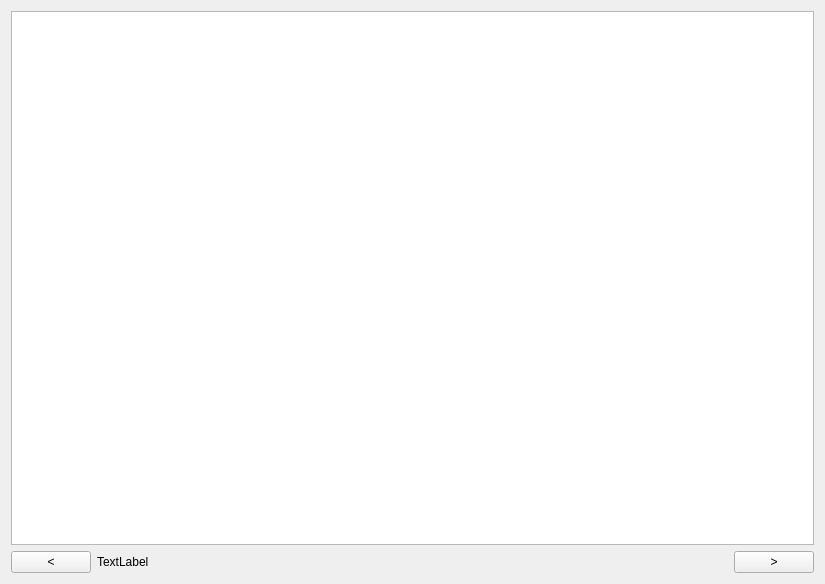
<?xml version="1.0" encoding="UTF-8"?>
<ui version="4.0">
 <class>Form</class>
 <widget class="QWidget" name="Form">
  <property name="geometry">
   <rect>
    <x>0</x>
    <y>0</y>
    <width>825</width>
    <height>584</height>
   </rect>
  </property>
  <property name="windowTitle">
   <string>Form</string>
  </property>
  <layout class="QGridLayout" name="gridLayout">
   <item row="1" column="0">
    <widget class="QPushButton" name="button_previous">
     <property name="sizePolicy">
      <sizepolicy hsizetype="Maximum" vsizetype="Fixed">
       <horstretch>0</horstretch>
       <verstretch>0</verstretch>
      </sizepolicy>
     </property>
     <property name="text">
      <string>&lt;</string>
     </property>
    </widget>
   </item>
   <item row="1" column="1">
    <widget class="QLabel" name="label_photo">
     <property name="text">
      <string>TextLabel</string>
     </property>
    </widget>
   </item>
   <item row="1" column="2">
    <widget class="QPushButton" name="button_next">
     <property name="sizePolicy">
      <sizepolicy hsizetype="Maximum" vsizetype="Fixed">
       <horstretch>0</horstretch>
       <verstretch>0</verstretch>
      </sizepolicy>
     </property>
     <property name="text">
      <string>&gt;</string>
     </property>
    </widget>
   </item>
   <item row="0" column="0" colspan="3">
    <widget class="QTableView" name="tableView"/>
   </item>
  </layout>
 </widget>
 <resources/>
 <connections/>
</ui>
